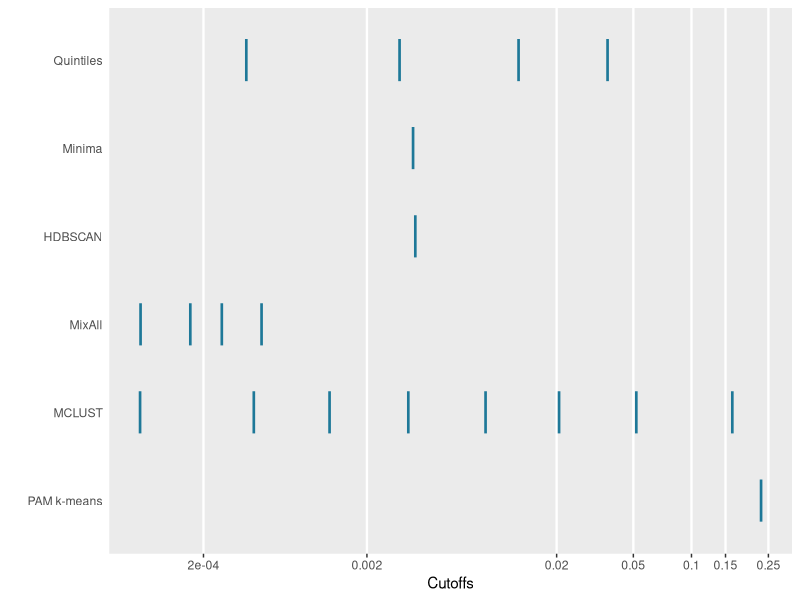
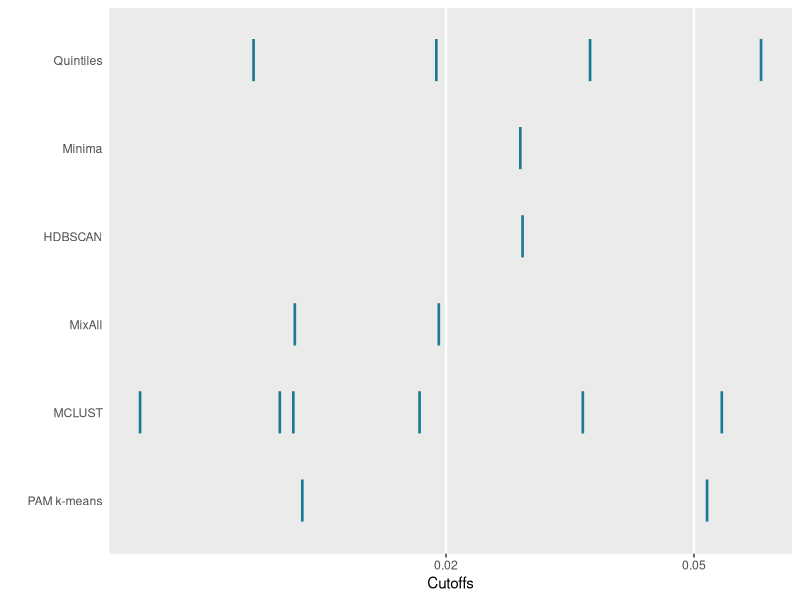
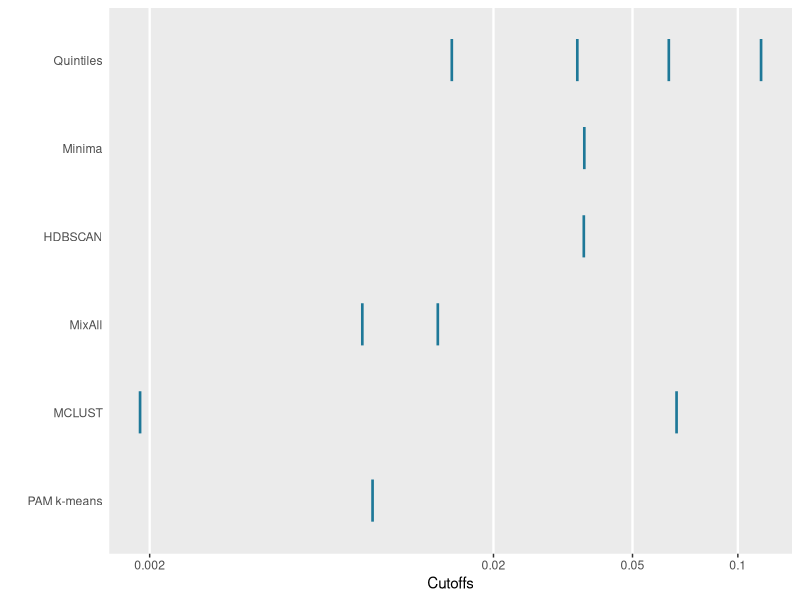
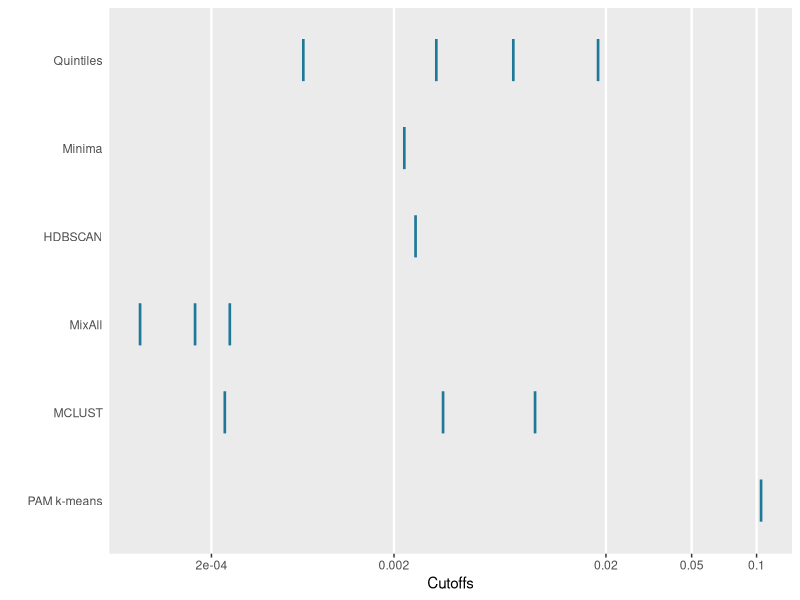
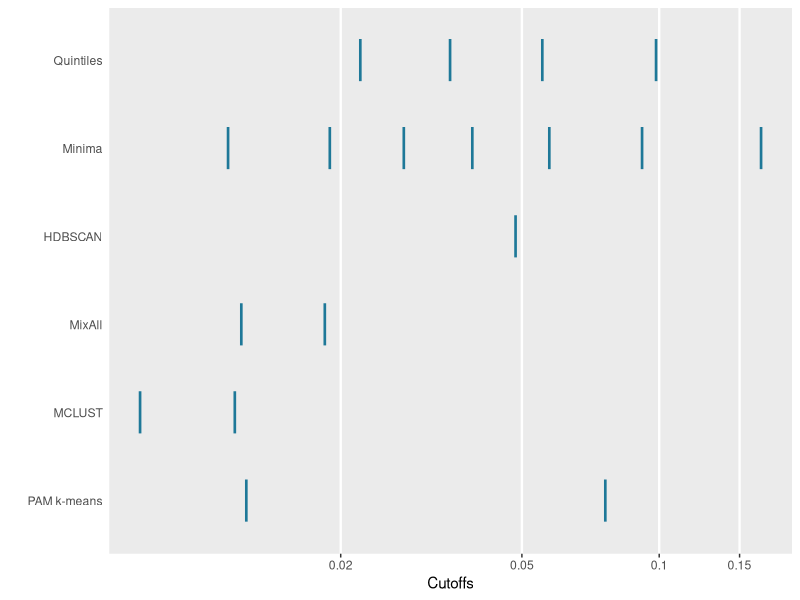
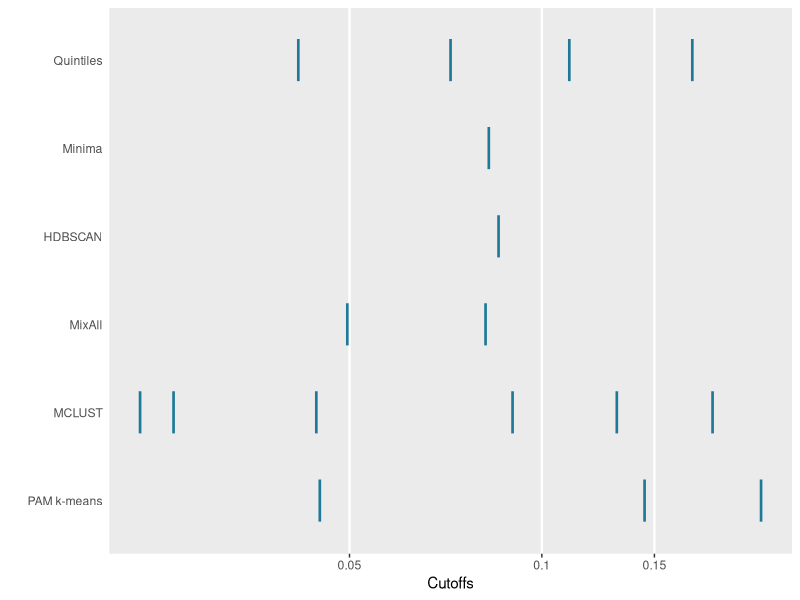
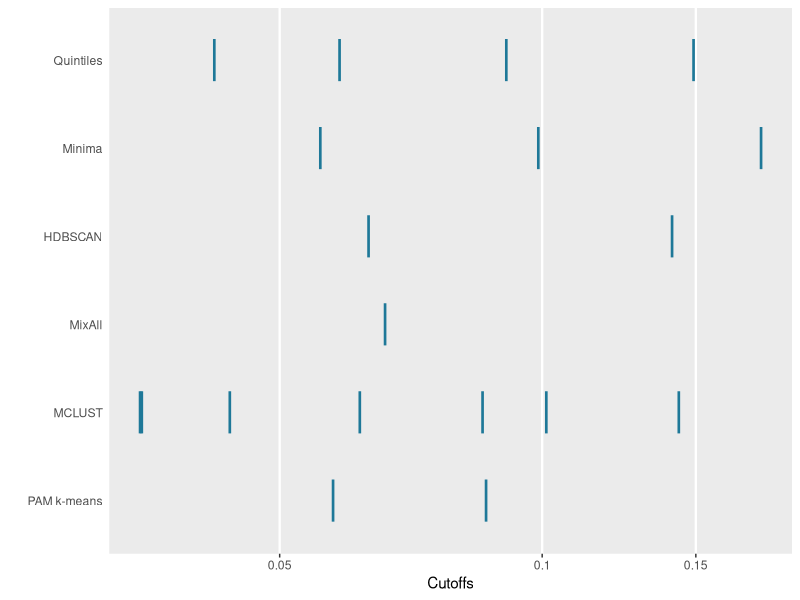
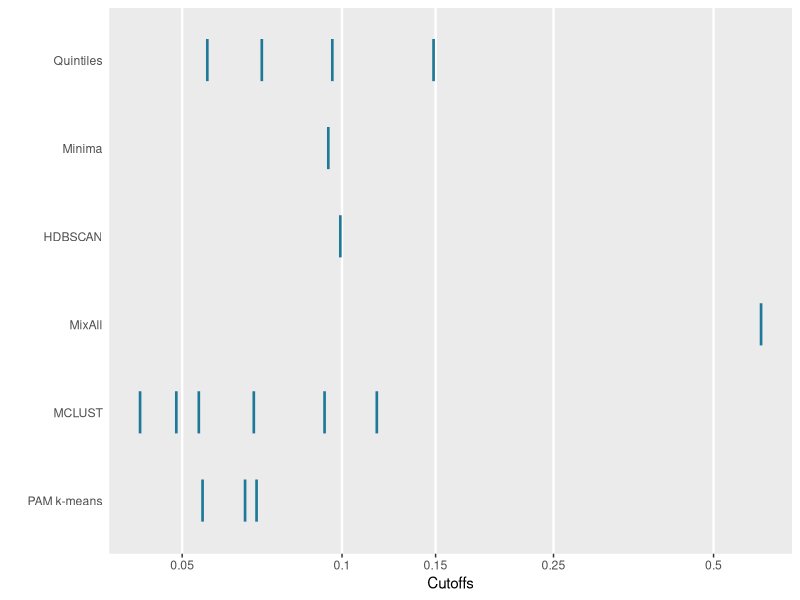

Source code (R) for these figures, in order:
set.seed(2023)
library(ggplot2)
library(tidyverse)

library(data.table)
library(gridExtra)
library(RColorBrewer)






#cutoffs
chdbscan =  list(PMS_prox_idx_emp = 0.22985, PMS_prox_idx_pharma = c(0.01175, 0.0525), PMS_prox_idx_childcare = 0.009, PMS_prox_idx_health = 0.1052,PMS_prox_idx_grocery = c(0.0763, 0.0124), PMS_prox_idx_educpri = c(0.04495,0.22045, 0.1449), PMS_prox_idx_educsec = c(0.0576, 0.0863), PMS_prox_idx_lib = c(0.06575, 0.0691, 0.05465), PMS_prox_idx_parks = 0.01995,PMS_prox_idx_transit = 0.03875)

cquintiles = list(
  PMS_prox_idx_emp = c(0.0004, 0.0030, 0.0127, 0.0368),
  PMS_prox_idx_pharma = c(0.0098, 0.0193, 0.0341, 0.0641),
  PMS_prox_idx_childcare = c(0.0152, 0.0348, 0.0636, 0.1167),
  PMS_prox_idx_health = c(0.0007, 0.0032, 0.0074, 0.0184),
  PMS_prox_idx_grocery = c(0.0221, 0.0348, 0.0555, 0.0985),
  PMS_prox_idx_educpri = c(0.0416, 0.0720, 0.1105, 0.1720),
  PMS_prox_idx_educsec = c(0.0421, 0.0586, 0.0910, 0.1492),
  PMS_prox_idx_lib = c(0.0558, 0.0707, 0.0960, 0.1488),
  PMS_prox_idx_parks = c(0.0203, 0.0372, 0.0614, 0.1050),
  PMS_prox_idx_transit = c(0.0026, 0.0067, 0.0131, 0.0272)
)

cmixall = list(
  PMS_prox_idx_emp = c(0.003649668),
  PMS_prox_idx_pharma = c(0.02654995),
  PMS_prox_idx_childcare = c(0.03634996),
  PMS_prox_idx_health = c(0.002549527),
  PMS_prox_idx_grocery = c(0.04844996),
  PMS_prox_idx_educpri = c(0.08565002),
  PMS_prox_idx_educsec = c(0.06324952, 0.14094998),
  PMS_prox_idx_lib = c(0.09929952),
  PMS_prox_idx_parks = c(0.04474999),
  PMS_prox_idx_transit = c(0.00654981)
)

cpamkmeans = list(
  PMS_prox_idx_emp = c(0.003549657),
  PMS_prox_idx_pharma = c(0.02634995),
  PMS_prox_idx_childcare = c(0.03644997),
  PMS_prox_idx_health = c(0.002249469),
  PMS_prox_idx_grocery = c(0.01129957, 0.01894993, 0.02754996, 0.03894998, 0.05744995, 0.09185003, 0.16739932),
  PMS_prox_idx_educpri = c(0.08265002),
  PMS_prox_idx_educsec = c(0.05569919, 0.09904984, 0.17829930),
  PMS_prox_idx_lib = c(0.09434931),
  PMS_prox_idx_parks = c(0.04504995),
  PMS_prox_idx_transit = c(0.007649841)
) 

cmclust = list(
  PMS_prox_idx_emp = c(0.00004142133, 0.0004477224, 0.001249074, 0.003349638, 0.008549853, 0.02064994, 0.05184998, 0.1629499),
  PMS_prox_idx_pharma = c(0.006417666, 0.010799537, 0.018149931, 0.033198664, 0.055421553, 0.011361244),
  PMS_prox_idx_childcare = c(0.001874842, 0.066850014),
  PMS_prox_idx_health = c(0.0002464102, 0.0034496474, 0.0093498633),
  PMS_prox_idx_grocery = c(0.011689830, 0.007219839),
  PMS_prox_idx_educpri = c(0.02349916, 0.02650828, 0.04439987, 0.09005003, 0.13115005, 0.18500001),
  PMS_prox_idx_educsec = c(0.03474969, 0.03459509, 0.04384998, 0.06179871, 0.10114965, 0.14344998, 0.08546577),
  PMS_prox_idx_lib = c(0.04879960, 0.05379961, 0.06824909, 0.09274833, 0.11634910, 0.04169711),
  PMS_prox_idx_parks = c(0.08254624, 0.01594993, 0.03244996, 0.04634999, 0.06235000, 0.08445002, 0.12194994),
  PMS_prox_idx_transit = c(0.001048913, 0.011649895)
)

cmanual = list(
  PMS_prox_idx_emp = c(0.0000423603, 0.0001573125, 0.0002743458, 0.0005010775),
  PMS_prox_idx_pharma = c(0.01142592, 0.01948168),
  PMS_prox_idx_childcare = c(0.008407409, 0.013850871),
  PMS_prox_idx_health = c(0.0000405736, 0.0001524638, 0.0002658077),
  PMS_prox_idx_grocery = c(0.01208361, 0.01846220),
  PMS_prox_idx_educpri = c(0.04965835, 0.08169011),
  PMS_prox_idx_educsec = c(0.06609424),
  PMS_prox_idx_lib = c(0.6149259),
  PMS_prox_idx_parks = c(0.01834893, 0.02944933),
  PMS_prox_idx_transit = c(0.0000390986, 0.0001481958, 0.0002512994, 0.0003514904)
)

# put all in same list
cutoff_list <- list(cquintiles, cmanual, chdbscan, cmixall, cmclust, cpamkmeans )

names(cutoff_list) <- c("Quintiles", "Minima", "HDBSCAN", "MixAll", "MCLUST", "PAM k-means" )


amenities = c("PMS_prox_idx_emp", "PMS_prox_idx_pharma", "PMS_prox_idx_childcare", "PMS_prox_idx_health", "PMS_prox_idx_grocery", "PMS_prox_idx_educpri", "PMS_prox_idx_educsec", "PMS_prox_idx_lib", "PMS_prox_idx_parks", "PMS_prox_idx_transit")

#labels
labs = c('Employment', 'Pharmacy', 'Child care', 'Health care', 'Grocery', 'Primary Education', 'Secondary Education', 'Library', 'Parks', 'Transit')




for (k in 1:length(amenities)){
	# amen number
	ameni = k #pri educ
	# initialize df with first
	df_cutof <- cbind(rep(names(cutoff_list)[1], length(cutoff_list[[1]][[ameni]])), log(cutoff_list[[1]][[amenities[k]]]+0.0001))

	# add
	for (algo in 2:length(cutoff_list)){
	  # add to temporary
	  # add to full
	  df_cutof <- rbind(df_cutof, cbind(rep(names(cutoff_list)[algo], length(cutoff_list[[algo]][[ameni]])), log(cutoff_list[[algo]][[ameni]]+0.0001)))
	}
	colnames(df_cutof) <- c('algo', 'cutoff')
	df_cutof <- as.data.frame(df_cutof)

	#print(df_cutof)

	# make plot
	plt = ggplot(df_cutof,aes(x = as.numeric(as.character(cutoff)),y = algo)) + 
	  #geom_rect(aes(xmin = log(0.0001), xmax = log(as.numeric(cquintiles[[ameni]][1])+0.0001), ymin = -Inf, ymax = Inf), alpha = .02, fill = "#B10026", show.legend = F) + 
	  #geom_rect(aes(xmin = log(as.numeric(cquintiles[[ameni]][2])+0.0001), xmax = log(as.numeric(cquintiles[[ameni]][3])+0.0001),ymin = -Inf, ymax = Inf), alpha = .02, fill = "#B10026",show.legend = F) + 
	  #geom_rect(aes(xmin = log(as.numeric(cquintiles[[ameni]][4])+0.0001), xmax = log(1.0001),ymin = -Inf, ymax = Inf), alpha = .02, fill = "#B10026",show.legend = F)+ 
	  geom_point(shape="|",size=11, col="#1e7898") + labs(x = "Cutoffs", y=' ') + 
	  theme(
	  	#panel.grid.major = element_blank(),
	  	panel.grid.major.x = element_line(size = 0.8),
		panel.grid.minor.x = element_blank(),
		panel.grid.minor = element_blank(),
		panel.grid.major.y = element_blank(),
		axis.ticks.y = element_blank()
	  ) + 
	  scale_y_discrete(labels = rev(c("Quintiles", "Minima", "HDBSCAN", "MixAll", "MCLUST", "PAM k-means")))  +
	  scale_x_continuous(breaks=log(c(0.0002, 0.002, 0.02, seq(0.05,0.15,0.05), 0.25, 0.5)+0.0001), labels=c(0.0002, 0.002, 0.02, seq(0.05,0.15,0.05), 0.25, 0.5), lim=c(min(as.numeric(as.character(df_cutof$cutoff))), max(as.numeric(as.character(df_cutof$cutoff)))))
	  #xlim(-5, 0)
	  
	  
	 
	#export
	ggsave(paste0(labs[k], "_ticks.png"), plt, dpi = 400, width=8, height=4)
}

  
